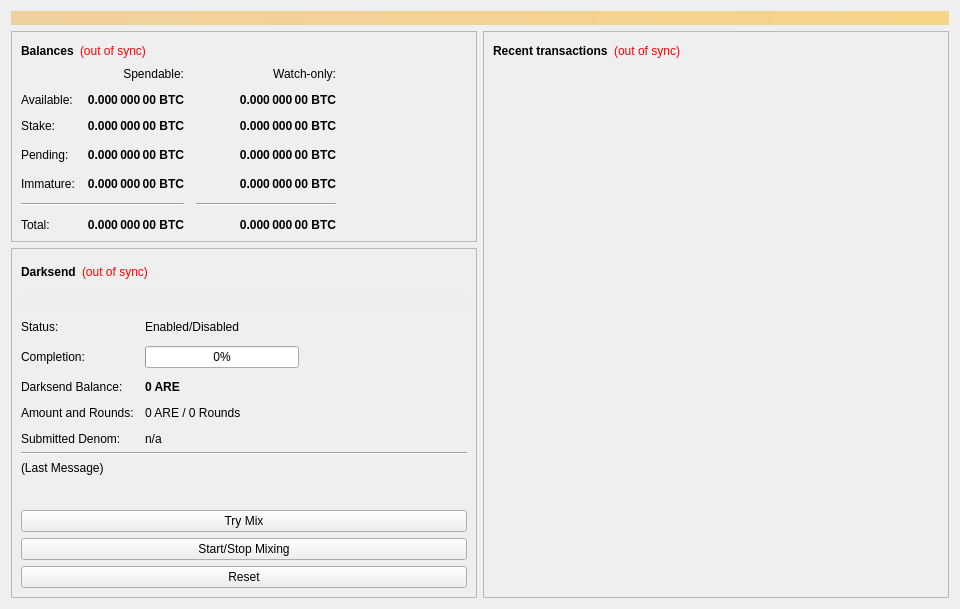
<?xml version="1.0" encoding="UTF-8"?>
<ui version="4.0">
 <class>OverviewPage</class>
 <widget class="QWidget" name="OverviewPage">
  <property name="geometry">
   <rect>
    <x>0</x>
    <y>0</y>
    <width>960</width>
    <height>594</height>
   </rect>
  </property>
  <property name="minimumSize">
   <size>
    <width>960</width>
    <height>0</height>
   </size>
  </property>
  <property name="windowTitle">
   <string>Form</string>
  </property>
  <layout class="QVBoxLayout" name="topLayout">
   <item>
    <widget class="QLabel" name="labelAlerts">
     <property name="visible">
      <bool>false</bool>
     </property>
     <property name="styleSheet">
      <string notr="true">background-color: qlineargradient(x1: 0, y1: 0, x2: 1, y2: 0, stop:0 #F0D0A0, stop:1 #F8D488); color:#000000;</string>
     </property>
     <property name="wordWrap">
      <bool>true</bool>
     </property>
     <property name="margin">
      <number>3</number>
     </property>
    </widget>
   </item>
   <item>
    <layout class="QHBoxLayout" name="horizontalLayout" stretch="1,1">
     <item>
      <layout class="QVBoxLayout" name="verticalLayout_2">
       <item>
        <widget class="QFrame" name="frame">
         <property name="frameShape">
          <enum>QFrame::StyledPanel</enum>
         </property>
         <property name="frameShadow">
          <enum>QFrame::Raised</enum>
         </property>
         <layout class="QVBoxLayout" name="verticalLayout_4">
          <item>
           <layout class="QHBoxLayout" name="horizontalLayout_4">
            <item>
             <widget class="QLabel" name="label_5">
              <property name="font">
               <font>
                <weight>75</weight>
                <bold>true</bold>
               </font>
              </property>
              <property name="text">
               <string>Balances</string>
              </property>
             </widget>
            </item>
            <item>
             <widget class="QLabel" name="labelWalletStatus">
              <property name="cursor">
               <cursorShape>WhatsThisCursor</cursorShape>
              </property>
              <property name="toolTip">
               <string>The displayed information may be out of date. Your wallet automatically synchronizes with the Arenon network after a connection is established, but this process has not completed yet.</string>
              </property>
              <property name="styleSheet">
               <string notr="true">QLabel { color: red; }</string>
              </property>
              <property name="text">
               <string notr="true">(out of sync)</string>
              </property>
              <property name="alignment">
               <set>Qt::AlignLeading|Qt::AlignLeft|Qt::AlignVCenter</set>
              </property>
             </widget>
            </item>
            <item>
             <spacer name="horizontalSpacer_3">
              <property name="orientation">
               <enum>Qt::Horizontal</enum>
              </property>
              <property name="sizeHint" stdset="0">
               <size>
                <width>40</width>
                <height>20</height>
               </size>
              </property>
             </spacer>
            </item>
           </layout>
          </item>
          <item>
           <layout class="QGridLayout" name="gridLayout">
            <property name="spacing">
             <number>12</number>
            </property>
            <item row="3" column="2">
             <widget class="QLabel" name="labelWatchPending">
              <property name="font">
               <font>
                <weight>75</weight>
                <bold>true</bold>
               </font>
              </property>
              <property name="cursor">
               <cursorShape>IBeamCursor</cursorShape>
              </property>
              <property name="toolTip">
               <string>Unconfirmed transactions to watch-only addresses</string>
              </property>
              <property name="text">
               <string notr="true">0.000 000 00 BTC</string>
              </property>
              <property name="alignment">
               <set>Qt::AlignRight|Qt::AlignTrailing|Qt::AlignVCenter</set>
              </property>
              <property name="textInteractionFlags">
               <set>Qt::LinksAccessibleByMouse|Qt::TextSelectableByKeyboard|Qt::TextSelectableByMouse</set>
              </property>
             </widget>
            </item>
            <item row="3" column="1">
             <widget class="QLabel" name="labelUnconfirmed">
              <property name="font">
               <font>
                <weight>75</weight>
                <bold>true</bold>
               </font>
              </property>
              <property name="cursor">
               <cursorShape>IBeamCursor</cursorShape>
              </property>
              <property name="toolTip">
               <string>Total of transactions that have yet to be confirmed, and do not yet count toward the spendable balance</string>
              </property>
              <property name="text">
               <string notr="true">0.000 000 00 BTC</string>
              </property>
              <property name="alignment">
               <set>Qt::AlignRight|Qt::AlignTrailing|Qt::AlignVCenter</set>
              </property>
              <property name="textInteractionFlags">
               <set>Qt::LinksAccessibleByMouse|Qt::TextSelectableByKeyboard|Qt::TextSelectableByMouse</set>
              </property>
             </widget>
            </item>
            <item row="4" column="2">
             <widget class="QLabel" name="labelWatchImmature">
              <property name="font">
               <font>
                <weight>75</weight>
                <bold>true</bold>
               </font>
              </property>
              <property name="cursor">
               <cursorShape>IBeamCursor</cursorShape>
              </property>
              <property name="toolTip">
               <string>Mined balance in watch-only addresses that has not yet matured</string>
              </property>
              <property name="text">
               <string notr="true">0.000 000 00 BTC</string>
              </property>
              <property name="alignment">
               <set>Qt::AlignRight|Qt::AlignTrailing|Qt::AlignVCenter</set>
              </property>
              <property name="textInteractionFlags">
               <set>Qt::LinksAccessibleByMouse|Qt::TextSelectableByKeyboard|Qt::TextSelectableByMouse</set>
              </property>
             </widget>
            </item>
            <item row="5" column="0" colspan="2">
             <widget class="Line" name="lineSpendableBalance">
              <property name="orientation">
               <enum>Qt::Horizontal</enum>
              </property>
             </widget>
            </item>
            <item row="5" column="2">
             <widget class="Line" name="lineWatchBalance">
              <property name="sizePolicy">
               <sizepolicy hsizetype="Preferred" vsizetype="Fixed">
                <horstretch>0</horstretch>
                <verstretch>0</verstretch>
               </sizepolicy>
              </property>
              <property name="minimumSize">
               <size>
                <width>140</width>
                <height>0</height>
               </size>
              </property>
              <property name="orientation">
               <enum>Qt::Horizontal</enum>
              </property>
             </widget>
            </item>
            <item row="6" column="0">
             <widget class="QLabel" name="labelTotalText">
              <property name="text">
               <string>Total:</string>
              </property>
             </widget>
            </item>
            <item row="4" column="1">
             <widget class="QLabel" name="labelImmature">
              <property name="font">
               <font>
                <weight>75</weight>
                <bold>true</bold>
               </font>
              </property>
              <property name="cursor">
               <cursorShape>IBeamCursor</cursorShape>
              </property>
              <property name="toolTip">
               <string>Mined balance that has not yet matured</string>
              </property>
              <property name="text">
               <string notr="true">0.000 000 00 BTC</string>
              </property>
              <property name="alignment">
               <set>Qt::AlignRight|Qt::AlignTrailing|Qt::AlignVCenter</set>
              </property>
              <property name="textInteractionFlags">
               <set>Qt::LinksAccessibleByMouse|Qt::TextSelectableByKeyboard|Qt::TextSelectableByMouse</set>
              </property>
             </widget>
            </item>
            <item row="3" column="3">
             <spacer name="horizontalSpacer_2">
              <property name="orientation">
               <enum>Qt::Horizontal</enum>
              </property>
              <property name="sizeHint" stdset="0">
               <size>
                <width>40</width>
                <height>20</height>
               </size>
              </property>
             </spacer>
            </item>
            <item row="4" column="0">
             <widget class="QLabel" name="labelImmatureText">
              <property name="text">
               <string>Immature:</string>
              </property>
             </widget>
            </item>
            <item row="6" column="1">
             <widget class="QLabel" name="labelTotal">
              <property name="font">
               <font>
                <weight>75</weight>
                <bold>true</bold>
               </font>
              </property>
              <property name="cursor">
               <cursorShape>IBeamCursor</cursorShape>
              </property>
              <property name="toolTip">
               <string>Your current total balance</string>
              </property>
              <property name="text">
               <string notr="true">0.000 000 00 BTC</string>
              </property>
              <property name="alignment">
               <set>Qt::AlignRight|Qt::AlignTrailing|Qt::AlignVCenter</set>
              </property>
              <property name="textInteractionFlags">
               <set>Qt::LinksAccessibleByMouse|Qt::TextSelectableByKeyboard|Qt::TextSelectableByMouse</set>
              </property>
             </widget>
            </item>
            <item row="6" column="2">
             <widget class="QLabel" name="labelWatchTotal">
              <property name="font">
               <font>
                <weight>75</weight>
                <bold>true</bold>
               </font>
              </property>
              <property name="cursor">
               <cursorShape>IBeamCursor</cursorShape>
              </property>
              <property name="toolTip">
               <string>Current total balance in watch-only addresses</string>
              </property>
              <property name="text">
               <string notr="true">0.000 000 00 BTC</string>
              </property>
              <property name="alignment">
               <set>Qt::AlignRight|Qt::AlignTrailing|Qt::AlignVCenter</set>
              </property>
              <property name="textInteractionFlags">
               <set>Qt::LinksAccessibleByMouse|Qt::TextSelectableByKeyboard|Qt::TextSelectableByMouse</set>
              </property>
             </widget>
            </item>
            <item row="0" column="2">
             <widget class="QLabel" name="labelWatchonly">
              <property name="text">
               <string>Watch-only:</string>
              </property>
              <property name="alignment">
               <set>Qt::AlignRight|Qt::AlignTrailing|Qt::AlignVCenter</set>
              </property>
             </widget>
            </item>
            <item row="1" column="0">
             <widget class="QLabel" name="labelBalanceText">
              <property name="text">
               <string>Available:</string>
              </property>
             </widget>
            </item>
            <item row="1" column="1">
             <widget class="QLabel" name="labelBalance">
              <property name="font">
               <font>
                <weight>75</weight>
                <bold>true</bold>
               </font>
              </property>
              <property name="cursor">
               <cursorShape>IBeamCursor</cursorShape>
              </property>
              <property name="toolTip">
               <string>Your current spendable balance</string>
              </property>
              <property name="text">
               <string notr="true">0.000 000 00 BTC</string>
              </property>
              <property name="alignment">
               <set>Qt::AlignRight|Qt::AlignTrailing|Qt::AlignVCenter</set>
              </property>
              <property name="textInteractionFlags">
               <set>Qt::LinksAccessibleByMouse|Qt::TextSelectableByKeyboard|Qt::TextSelectableByMouse</set>
              </property>
             </widget>
            </item>
            <item row="2" column="0">
             <widget class="QLabel" name="label_10">
              <property name="text">
               <string>Stake:</string>
              </property>
             </widget>
            </item>
            <item row="2" column="1">
             <widget class="QLabel" name="labelStake">
              <property name="font">
               <font>
                <weight>75</weight>
                <bold>true</bold>
               </font>
              </property>
              <property name="cursor">
               <cursorShape>IBeamCursor</cursorShape>
              </property>
              <property name="toolTip">
               <string>Total of coins that was staked, and do not yet count toward the current balance</string>
              </property>
              <property name="text">
               <string notr="true">0.000 000 00 BTC</string>
              </property>
              <property name="alignment">
               <set>Qt::AlignRight|Qt::AlignTrailing|Qt::AlignVCenter</set>
              </property>
              <property name="textInteractionFlags">
               <set>Qt::LinksAccessibleByMouse|Qt::TextSelectableByKeyboard|Qt::TextSelectableByMouse</set>
              </property>
             </widget>
            </item>
            <item row="2" column="2">
             <widget class="QLabel" name="labelWatchStake">
              <property name="font">
               <font>
                <weight>75</weight>
                <bold>true</bold>
               </font>
              </property>
              <property name="cursor">
               <cursorShape>IBeamCursor</cursorShape>
              </property>
              <property name="toolTip">
               <string>Total of coins that was staked in watch-only addresses, and do not yet count toward the current watch-only balance</string>
              </property>
              <property name="text">
               <string notr="true">0.000 000 00 BTC</string>
              </property>
              <property name="alignment">
               <set>Qt::AlignRight|Qt::AlignTrailing|Qt::AlignVCenter</set>
              </property>
              <property name="textInteractionFlags">
               <set>Qt::LinksAccessibleByMouse|Qt::TextSelectableByKeyboard|Qt::TextSelectableByMouse</set>
              </property>
             </widget>
            </item>
            <item row="1" column="2">
             <widget class="QLabel" name="labelWatchAvailable">
              <property name="font">
               <font>
                <weight>75</weight>
                <bold>true</bold>
               </font>
              </property>
              <property name="cursor">
               <cursorShape>IBeamCursor</cursorShape>
              </property>
              <property name="toolTip">
               <string>Your current balance in watch-only addresses</string>
              </property>
              <property name="text">
               <string notr="true">0.000 000 00 BTC</string>
              </property>
              <property name="alignment">
               <set>Qt::AlignRight|Qt::AlignTrailing|Qt::AlignVCenter</set>
              </property>
              <property name="textInteractionFlags">
               <set>Qt::LinksAccessibleByMouse|Qt::TextSelectableByKeyboard|Qt::TextSelectableByMouse</set>
              </property>
             </widget>
            </item>
            <item row="3" column="0">
             <widget class="QLabel" name="labelPendingText">
              <property name="text">
               <string>Pending:</string>
              </property>
             </widget>
            </item>
            <item row="0" column="1">
             <widget class="QLabel" name="labelSpendable">
              <property name="text">
               <string>Spendable:</string>
              </property>
              <property name="alignment">
               <set>Qt::AlignRight|Qt::AlignTrailing|Qt::AlignVCenter</set>
              </property>
             </widget>
            </item>
           </layout>
          </item>
         </layout>
        </widget>
       </item>
       <item>
        <widget class="QFrame" name="frameDarksend">
         <property name="sizePolicy">
          <sizepolicy hsizetype="Expanding" vsizetype="Expanding">
           <horstretch>0</horstretch>
           <verstretch>0</verstretch>
          </sizepolicy>
         </property>
         <property name="minimumSize">
          <size>
           <width>0</width>
           <height>350</height>
          </size>
         </property>
         <property name="layoutDirection">
          <enum>Qt::LeftToRight</enum>
         </property>
         <property name="frameShape">
          <enum>QFrame::StyledPanel</enum>
         </property>
         <property name="frameShadow">
          <enum>QFrame::Raised</enum>
         </property>
         <layout class="QVBoxLayout" name="verticalLayout_5">
          <item>
           <layout class="QHBoxLayout" name="horizontalLayout_5">
            <item>
             <widget class="QLabel" name="label_2">
              <property name="font">
               <font>
                <weight>75</weight>
                <bold>true</bold>
               </font>
              </property>
              <property name="text">
               <string>Darksend</string>
              </property>
             </widget>
            </item>
            <item>
             <widget class="QLabel" name="labelDarksendSyncStatus">
              <property name="toolTip">
               <string>The displayed information may be out of date. Your wallet automatically synchronizes with the Arenon network after a connection is established, but this process has not completed yet.</string>
              </property>
              <property name="styleSheet">
               <string notr="true">QLabel { color: red; }</string>
              </property>
              <property name="text">
               <string notr="true">(out of sync)</string>
              </property>
              <property name="alignment">
               <set>Qt::AlignLeading|Qt::AlignLeft|Qt::AlignVCenter</set>
              </property>
             </widget>
            </item>
            <item>
             <spacer name="horizontalSpacer_4">
              <property name="orientation">
               <enum>Qt::Horizontal</enum>
              </property>
              <property name="sizeHint" stdset="0">
               <size>
                <width>40</width>
                <height>20</height>
               </size>
              </property>
             </spacer>
            </item>
           </layout>
          </item>
          <item>
           <widget class="QPushButton" name="runAutoDenom">
            <property name="palette">
             <palette>
              <active>
               <colorrole role="WindowText">
                <brush brushstyle="SolidPattern">
                 <color alpha="255">
                  <red>0</red>
                  <green>0</green>
                  <blue>0</blue>
                 </color>
                </brush>
               </colorrole>
               <colorrole role="Button">
                <brush brushstyle="SolidPattern">
                 <color alpha="255">
                  <red>239</red>
                  <green>238</green>
                  <blue>238</blue>
                 </color>
                </brush>
               </colorrole>
               <colorrole role="Light">
                <brush brushstyle="SolidPattern">
                 <color alpha="255">
                  <red>255</red>
                  <green>255</green>
                  <blue>255</blue>
                 </color>
                </brush>
               </colorrole>
               <colorrole role="Midlight">
                <brush brushstyle="SolidPattern">
                 <color alpha="255">
                  <red>247</red>
                  <green>246</green>
                  <blue>246</blue>
                 </color>
                </brush>
               </colorrole>
               <colorrole role="Dark">
                <brush brushstyle="SolidPattern">
                 <color alpha="255">
                  <red>119</red>
                  <green>119</green>
                  <blue>119</blue>
                 </color>
                </brush>
               </colorrole>
               <colorrole role="Mid">
                <brush brushstyle="SolidPattern">
                 <color alpha="255">
                  <red>159</red>
                  <green>159</green>
                  <blue>159</blue>
                 </color>
                </brush>
               </colorrole>
               <colorrole role="Text">
                <brush brushstyle="SolidPattern">
                 <color alpha="255">
                  <red>0</red>
                  <green>0</green>
                  <blue>0</blue>
                 </color>
                </brush>
               </colorrole>
               <colorrole role="BrightText">
                <brush brushstyle="SolidPattern">
                 <color alpha="255">
                  <red>255</red>
                  <green>255</green>
                  <blue>255</blue>
                 </color>
                </brush>
               </colorrole>
               <colorrole role="ButtonText">
                <brush brushstyle="SolidPattern">
                 <color alpha="255">
                  <red>0</red>
                  <green>0</green>
                  <blue>0</blue>
                 </color>
                </brush>
               </colorrole>
               <colorrole role="Base">
                <brush brushstyle="SolidPattern">
                 <color alpha="255">
                  <red>255</red>
                  <green>255</green>
                  <blue>255</blue>
                 </color>
                </brush>
               </colorrole>
               <colorrole role="Window">
                <brush brushstyle="SolidPattern">
                 <color alpha="255">
                  <red>239</red>
                  <green>238</green>
                  <blue>238</blue>
                 </color>
                </brush>
               </colorrole>
               <colorrole role="Shadow">
                <brush brushstyle="SolidPattern">
                 <color alpha="255">
                  <red>0</red>
                  <green>0</green>
                  <blue>0</blue>
                 </color>
                </brush>
               </colorrole>
               <colorrole role="AlternateBase">
                <brush brushstyle="SolidPattern">
                 <color alpha="255">
                  <red>247</red>
                  <green>246</green>
                  <blue>246</blue>
                 </color>
                </brush>
               </colorrole>
               <colorrole role="ToolTipBase">
                <brush brushstyle="SolidPattern">
                 <color alpha="255">
                  <red>255</red>
                  <green>255</green>
                  <blue>220</blue>
                 </color>
                </brush>
               </colorrole>
               <colorrole role="ToolTipText">
                <brush brushstyle="SolidPattern">
                 <color alpha="255">
                  <red>0</red>
                  <green>0</green>
                  <blue>0</blue>
                 </color>
                </brush>
               </colorrole>
              </active>
              <inactive>
               <colorrole role="WindowText">
                <brush brushstyle="SolidPattern">
                 <color alpha="255">
                  <red>0</red>
                  <green>0</green>
                  <blue>0</blue>
                 </color>
                </brush>
               </colorrole>
               <colorrole role="Button">
                <brush brushstyle="SolidPattern">
                 <color alpha="255">
                  <red>239</red>
                  <green>238</green>
                  <blue>238</blue>
                 </color>
                </brush>
               </colorrole>
               <colorrole role="Light">
                <brush brushstyle="SolidPattern">
                 <color alpha="255">
                  <red>255</red>
                  <green>255</green>
                  <blue>255</blue>
                 </color>
                </brush>
               </colorrole>
               <colorrole role="Midlight">
                <brush brushstyle="SolidPattern">
                 <color alpha="255">
                  <red>247</red>
                  <green>246</green>
                  <blue>246</blue>
                 </color>
                </brush>
               </colorrole>
               <colorrole role="Dark">
                <brush brushstyle="SolidPattern">
                 <color alpha="255">
                  <red>119</red>
                  <green>119</green>
                  <blue>119</blue>
                 </color>
                </brush>
               </colorrole>
               <colorrole role="Mid">
                <brush brushstyle="SolidPattern">
                 <color alpha="255">
                  <red>159</red>
                  <green>159</green>
                  <blue>159</blue>
                 </color>
                </brush>
               </colorrole>
               <colorrole role="Text">
                <brush brushstyle="SolidPattern">
                 <color alpha="255">
                  <red>0</red>
                  <green>0</green>
                  <blue>0</blue>
                 </color>
                </brush>
               </colorrole>
               <colorrole role="BrightText">
                <brush brushstyle="SolidPattern">
                 <color alpha="255">
                  <red>255</red>
                  <green>255</green>
                  <blue>255</blue>
                 </color>
                </brush>
               </colorrole>
               <colorrole role="ButtonText">
                <brush brushstyle="SolidPattern">
                 <color alpha="255">
                  <red>0</red>
                  <green>0</green>
                  <blue>0</blue>
                 </color>
                </brush>
               </colorrole>
               <colorrole role="Base">
                <brush brushstyle="SolidPattern">
                 <color alpha="255">
                  <red>255</red>
                  <green>255</green>
                  <blue>255</blue>
                 </color>
                </brush>
               </colorrole>
               <colorrole role="Window">
                <brush brushstyle="SolidPattern">
                 <color alpha="255">
                  <red>239</red>
                  <green>238</green>
                  <blue>238</blue>
                 </color>
                </brush>
               </colorrole>
               <colorrole role="Shadow">
                <brush brushstyle="SolidPattern">
                 <color alpha="255">
                  <red>0</red>
                  <green>0</green>
                  <blue>0</blue>
                 </color>
                </brush>
               </colorrole>
               <colorrole role="AlternateBase">
                <brush brushstyle="SolidPattern">
                 <color alpha="255">
                  <red>247</red>
                  <green>246</green>
                  <blue>246</blue>
                 </color>
                </brush>
               </colorrole>
               <colorrole role="ToolTipBase">
                <brush brushstyle="SolidPattern">
                 <color alpha="255">
                  <red>255</red>
                  <green>255</green>
                  <blue>220</blue>
                 </color>
                </brush>
               </colorrole>
               <colorrole role="ToolTipText">
                <brush brushstyle="SolidPattern">
                 <color alpha="255">
                  <red>0</red>
                  <green>0</green>
                  <blue>0</blue>
                 </color>
                </brush>
               </colorrole>
              </inactive>
              <disabled>
               <colorrole role="WindowText">
                <brush brushstyle="SolidPattern">
                 <color alpha="255">
                  <red>119</red>
                  <green>119</green>
                  <blue>119</blue>
                 </color>
                </brush>
               </colorrole>
               <colorrole role="Button">
                <brush brushstyle="SolidPattern">
                 <color alpha="255">
                  <red>239</red>
                  <green>238</green>
                  <blue>238</blue>
                 </color>
                </brush>
               </colorrole>
               <colorrole role="Light">
                <brush brushstyle="SolidPattern">
                 <color alpha="255">
                  <red>255</red>
                  <green>255</green>
                  <blue>255</blue>
                 </color>
                </brush>
               </colorrole>
               <colorrole role="Midlight">
                <brush brushstyle="SolidPattern">
                 <color alpha="255">
                  <red>247</red>
                  <green>246</green>
                  <blue>246</blue>
                 </color>
                </brush>
               </colorrole>
               <colorrole role="Dark">
                <brush brushstyle="SolidPattern">
                 <color alpha="255">
                  <red>119</red>
                  <green>119</green>
                  <blue>119</blue>
                 </color>
                </brush>
               </colorrole>
               <colorrole role="Mid">
                <brush brushstyle="SolidPattern">
                 <color alpha="255">
                  <red>159</red>
                  <green>159</green>
                  <blue>159</blue>
                 </color>
                </brush>
               </colorrole>
               <colorrole role="Text">
                <brush brushstyle="SolidPattern">
                 <color alpha="255">
                  <red>119</red>
                  <green>119</green>
                  <blue>119</blue>
                 </color>
                </brush>
               </colorrole>
               <colorrole role="BrightText">
                <brush brushstyle="SolidPattern">
                 <color alpha="255">
                  <red>255</red>
                  <green>255</green>
                  <blue>255</blue>
                 </color>
                </brush>
               </colorrole>
               <colorrole role="ButtonText">
                <brush brushstyle="SolidPattern">
                 <color alpha="255">
                  <red>119</red>
                  <green>119</green>
                  <blue>119</blue>
                 </color>
                </brush>
               </colorrole>
               <colorrole role="Base">
                <brush brushstyle="SolidPattern">
                 <color alpha="255">
                  <red>239</red>
                  <green>238</green>
                  <blue>238</blue>
                 </color>
                </brush>
               </colorrole>
               <colorrole role="Window">
                <brush brushstyle="SolidPattern">
                 <color alpha="255">
                  <red>239</red>
                  <green>238</green>
                  <blue>238</blue>
                 </color>
                </brush>
               </colorrole>
               <colorrole role="Shadow">
                <brush brushstyle="SolidPattern">
                 <color alpha="255">
                  <red>0</red>
                  <green>0</green>
                  <blue>0</blue>
                 </color>
                </brush>
               </colorrole>
               <colorrole role="AlternateBase">
                <brush brushstyle="SolidPattern">
                 <color alpha="255">
                  <red>239</red>
                  <green>238</green>
                  <blue>238</blue>
                 </color>
                </brush>
               </colorrole>
               <colorrole role="ToolTipBase">
                <brush brushstyle="SolidPattern">
                 <color alpha="255">
                  <red>255</red>
                  <green>255</green>
                  <blue>220</blue>
                 </color>
                </brush>
               </colorrole>
               <colorrole role="ToolTipText">
                <brush brushstyle="SolidPattern">
                 <color alpha="255">
                  <red>0</red>
                  <green>0</green>
                  <blue>0</blue>
                 </color>
                </brush>
               </colorrole>
              </disabled>
             </palette>
            </property>
            <property name="focusPolicy">
             <enum>Qt::NoFocus</enum>
            </property>
            <property name="autoFillBackground">
             <bool>true</bool>
            </property>
            <property name="text">
             <string/>
            </property>
            <property name="flat">
             <bool>true</bool>
            </property>
           </widget>
          </item>
          <item>
           <layout class="QFormLayout" name="formLayout">
            <property name="fieldGrowthPolicy">
             <enum>QFormLayout::AllNonFixedFieldsGrow</enum>
            </property>
            <property name="horizontalSpacing">
             <number>11</number>
            </property>
            <property name="verticalSpacing">
             <number>12</number>
            </property>
            <item row="0" column="0">
             <widget class="QLabel" name="label_6">
              <property name="text">
               <string>Status:</string>
              </property>
             </widget>
            </item>
            <item row="1" column="0">
             <widget class="QLabel" name="label_7">
              <property name="text">
               <string>Completion:</string>
              </property>
             </widget>
            </item>
            <item row="1" column="1">
             <widget class="QProgressBar" name="darksendProgress">
              <property name="maximumSize">
               <size>
                <width>154</width>
                <height>16777215</height>
               </size>
              </property>
              <property name="value">
               <number>0</number>
              </property>
             </widget>
            </item>
            <item row="3" column="0">
             <widget class="QLabel" name="labelAnonymizedText">
              <property name="text">
               <string>Darksend Balance:</string>
              </property>
             </widget>
            </item>
            <item row="3" column="1">
             <widget class="QLabel" name="labelAnonymized">
              <property name="font">
               <font>
                <weight>75</weight>
                <bold>true</bold>
               </font>
              </property>
              <property name="text">
               <string notr="true">0 ARE</string>
              </property>
             </widget>
            </item>
            <item row="4" column="0">
             <widget class="QLabel" name="label_8">
              <property name="text">
               <string>Amount and Rounds:</string>
              </property>
             </widget>
            </item>
            <item row="4" column="1">
             <widget class="QLabel" name="labelAmountRounds">
              <property name="text">
               <string>0 ARE / 0 Rounds</string>
              </property>
             </widget>
            </item>
            <item row="5" column="0">
             <widget class="QLabel" name="label_9">
              <property name="text">
               <string>Submitted Denom:</string>
              </property>
             </widget>
            </item>
            <item row="5" column="1">
             <widget class="QLabel" name="labelSubmittedDenom">
              <property name="toolTip">
               <string>The denominations you submitted to the Masternode.&lt;br&gt;To mix, other users must submit the exact same denominations.</string>
              </property>
              <property name="text">
               <string>n/a</string>
              </property>
             </widget>
            </item>
            <item row="0" column="1">
             <widget class="QLabel" name="darksendEnabled">
              <property name="text">
               <string>Enabled/Disabled</string>
              </property>
             </widget>
            </item>
           </layout>
          </item>
          <item>
           <widget class="Line" name="lineLastMessage">
            <property name="orientation">
             <enum>Qt::Horizontal</enum>
            </property>
           </widget>
          </item>
          <item>
           <widget class="QLabel" name="darksendStatus">
            <property name="minimumSize">
             <size>
              <width>288</width>
              <height>43</height>
             </size>
            </property>
            <property name="text">
             <string>(Last Message)</string>
            </property>
            <property name="alignment">
             <set>Qt::AlignLeading|Qt::AlignLeft|Qt::AlignTop</set>
            </property>
            <property name="wordWrap">
             <bool>true</bool>
            </property>
           </widget>
          </item>
          <item>
           <widget class="QPushButton" name="darksendAuto">
            <property name="sizePolicy">
             <sizepolicy hsizetype="MinimumExpanding" vsizetype="Fixed">
              <horstretch>0</horstretch>
              <verstretch>0</verstretch>
             </sizepolicy>
            </property>
            <property name="toolTip">
             <string>Try to manually submit a Darksend request.</string>
            </property>
            <property name="text">
             <string>Try Mix</string>
            </property>
           </widget>
          </item>
          <item>
           <widget class="QPushButton" name="toggleDarksend">
            <property name="sizePolicy">
             <sizepolicy hsizetype="MinimumExpanding" vsizetype="Fixed">
              <horstretch>0</horstretch>
              <verstretch>0</verstretch>
             </sizepolicy>
            </property>
            <property name="text">
             <string>Start/Stop Mixing</string>
            </property>
           </widget>
          </item>
          <item>
           <widget class="QPushButton" name="darksendReset">
            <property name="sizePolicy">
             <sizepolicy hsizetype="MinimumExpanding" vsizetype="Fixed">
              <horstretch>0</horstretch>
              <verstretch>0</verstretch>
             </sizepolicy>
            </property>
            <property name="toolTip">
             <string>Reset the current status of Darksend (can interrupt Darksend if it's in the process of Mixing, which can cost you money!)</string>
            </property>
            <property name="autoFillBackground">
             <bool>false</bool>
            </property>
            <property name="text">
             <string>Reset</string>
            </property>
           </widget>
          </item>
         </layout>
        </widget>
       </item>
       <item>
        <spacer name="verticalSpacer">
         <property name="orientation">
          <enum>Qt::Vertical</enum>
         </property>
         <property name="sizeHint" stdset="0">
          <size>
           <width>20</width>
           <height>40</height>
          </size>
         </property>
        </spacer>
       </item>
      </layout>
     </item>
     <item>
      <layout class="QVBoxLayout" name="verticalLayout_3">
       <item>
        <widget class="QFrame" name="frame_2">
         <property name="frameShape">
          <enum>QFrame::StyledPanel</enum>
         </property>
         <property name="frameShadow">
          <enum>QFrame::Raised</enum>
         </property>
         <layout class="QVBoxLayout" name="verticalLayout">
          <item>
           <layout class="QHBoxLayout" name="horizontalLayout_2">
            <item>
             <widget class="QLabel" name="label_4">
              <property name="font">
               <font>
                <weight>75</weight>
                <bold>true</bold>
               </font>
              </property>
              <property name="text">
               <string>Recent transactions</string>
              </property>
             </widget>
            </item>
            <item>
             <widget class="QLabel" name="labelTransactionsStatus">
              <property name="cursor">
               <cursorShape>WhatsThisCursor</cursorShape>
              </property>
              <property name="toolTip">
               <string>The displayed information may be out of date. Your wallet automatically synchronizes with the Arenon network after a connection is established, but this process has not completed yet.</string>
              </property>
              <property name="styleSheet">
               <string notr="true">QLabel { color: red; }</string>
              </property>
              <property name="text">
               <string notr="true">(out of sync)</string>
              </property>
              <property name="alignment">
               <set>Qt::AlignRight|Qt::AlignTrailing|Qt::AlignVCenter</set>
              </property>
             </widget>
            </item>
            <item>
             <spacer name="horizontalSpacer">
              <property name="orientation">
               <enum>Qt::Horizontal</enum>
              </property>
              <property name="sizeHint" stdset="0">
               <size>
                <width>40</width>
                <height>20</height>
               </size>
              </property>
             </spacer>
            </item>
           </layout>
          </item>
          <item>
           <widget class="QListView" name="listTransactions">
            <property name="styleSheet">
             <string notr="true">QListView { background: transparent; }</string>
            </property>
            <property name="frameShape">
             <enum>QFrame::NoFrame</enum>
            </property>
            <property name="verticalScrollBarPolicy">
             <enum>Qt::ScrollBarAlwaysOff</enum>
            </property>
            <property name="horizontalScrollBarPolicy">
             <enum>Qt::ScrollBarAlwaysOff</enum>
            </property>
            <property name="selectionMode">
             <enum>QAbstractItemView::NoSelection</enum>
            </property>
           </widget>
          </item>
         </layout>
        </widget>
       </item>
      </layout>
     </item>
    </layout>
   </item>
  </layout>
 </widget>
 <resources/>
 <connections/>
</ui>
